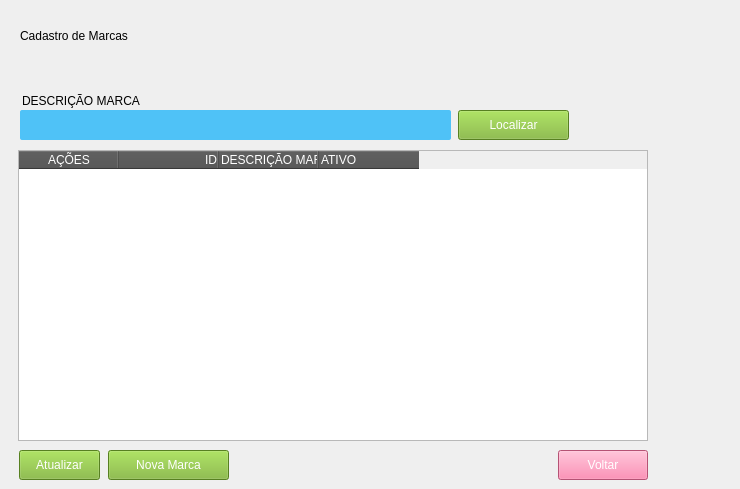
       <widget class="QWidget" name="formDataTableMarca">
        <widget class="QTableWidget" name="dt_Marca">
         <property name="geometry">
          <rect>
           <x>18</x>
           <y>150</y>
           <width>630</width>
           <height>291</height>
          </rect>
         </property>
         <property name="styleSheet">
          <string notr="true">::section { background-color:#4f4f4f; color:#ffffff; }</string>
         </property>
         <column>
          <property name="text">
           <string>AÇÕES</string>
          </property>
         </column>
         <column>
          <property name="text">
           <string>ID</string>
          </property>
          <property name="textAlignment">
           <set>AlignTrailing|AlignVCenter</set>
          </property>
         </column>
         <column>
          <property name="text">
           <string>DESCRIÇÃO MARCA</string>
          </property>
          <property name="textAlignment">
           <set>AlignLeading|AlignVCenter</set>
          </property>
         </column>
         <column>
          <property name="text">
           <string>ATIVO</string>
          </property>
          <property name="textAlignment">
           <set>AlignLeading|AlignVCenter</set>
          </property>
         </column>
        </widget>
        <widget class="QPushButton" name="btn_marca_goback_form_produto">
         <property name="geometry">
          <rect>
           <x>558</x>
           <y>450</y>
           <width>90</width>
           <height>30</height>
          </rect>
         </property>
         <property name="styleSheet">
          <string notr="true">QPushButton {
	font: 10pt &quot;Arial&quot;;
	background-color: rgb(253, 115, 163);
	color: #FFF;
 }
QPushButton:hover{
	background-color: rgb(255, 0, 0);
}</string>
         </property>
         <property name="text">
          <string>Voltar</string>
         </property>
         <property name="icon">
          <iconset>
           <normaloff>icons/iconGoBack.png</normaloff>icons/iconGoBack.png</iconset>
         </property>
         <property name="iconSize">
          <size>
           <width>20</width>
           <height>32</height>
          </size>
         </property>
        </widget>
        <widget class="QLabel" name="lbl_marca_descricao">
         <property name="geometry">
          <rect>
           <x>22</x>
           <y>91</y>
           <width>191</width>
           <height>20</height>
          </rect>
         </property>
         <property name="styleSheet">
          <string notr="true">font: 700 10pt &quot;Arial&quot;;</string>
         </property>
         <property name="text">
          <string>DESCRIÇÃO MARCA</string>
         </property>
        </widget>
        <widget class="QPushButton" name="btn_search_marca">
         <property name="geometry">
          <rect>
           <x>458</x>
           <y>110</y>
           <width>111</width>
           <height>30</height>
          </rect>
         </property>
         <property name="styleSheet">
          <string notr="true">QPushButton {
	font: 10pt &quot;Arial&quot;;
	background-color: #7AB32E;
	color: #FFF;
 }
QPushButton:hover{
	background-color: rgb(0, 170, 0);
}</string>
         </property>
         <property name="text">
          <string>Localizar</string>
         </property>
         <property name="icon">
          <iconset>
           <normaloff>icons/iconSearch.png</normaloff>icons/iconSearch.png</iconset>
         </property>
         <property name="iconSize">
          <size>
           <width>20</width>
           <height>32</height>
          </size>
         </property>
        </widget>
        <widget class="QPushButton" name="btn_add_marca">
         <property name="geometry">
          <rect>
           <x>108</x>
           <y>450</y>
           <width>121</width>
           <height>30</height>
          </rect>
         </property>
         <property name="styleSheet">
          <string notr="true">QPushButton {
	font: 10pt &quot;Arial&quot;;
	background-color: #7AB32E;
	color: #FFF;
 }
QPushButton:hover{
	background-color: rgb(0, 170, 0);
}</string>
         </property>
         <property name="text">
          <string>Nova Marca</string>
         </property>
         <property name="icon">
          <iconset>
           <normaloff>icons/iconAdd.png</normaloff>icons/iconAdd.png</iconset>
         </property>
         <property name="iconSize">
          <size>
           <width>20</width>
           <height>32</height>
          </size>
         </property>
         <property name="checkable">
          <bool>false</bool>
         </property>
         <property name="default">
          <bool>false</bool>
         </property>
         <property name="flat">
          <bool>false</bool>
         </property>
        </widget>
        <widget class="QLabel" name="lbl_titulo_cadastro_marcas">
         <property name="geometry">
          <rect>
           <x>20</x>
           <y>20</y>
           <width>711</width>
           <height>31</height>
          </rect>
         </property>
         <property name="styleSheet">
          <string notr="true">font: 700 20pt &quot;Arial&quot;;
border-bottom: 2px solid;</string>
         </property>
         <property name="text">
          <string>Cadastro de Marcas</string>
         </property>
        </widget>
        <widget class="QPushButton" name="btn_refresh_table_marca">
         <property name="geometry">
          <rect>
           <x>19</x>
           <y>450</y>
           <width>81</width>
           <height>30</height>
          </rect>
         </property>
         <property name="styleSheet">
          <string notr="true">QPushButton {
	font: 10pt &quot;Arial&quot;;
	background-color: #7AB32E;
	color: #FFF;
 }
QPushButton:hover{
	background-color: rgb(0, 170, 0);
}</string>
         </property>
         <property name="text">
          <string>Atualizar</string>
         </property>
         <property name="icon">
          <iconset>
           <normaloff>icons/iconRefresh.png</normaloff>icons/iconRefresh.png</iconset>
         </property>
         <property name="iconSize">
          <size>
           <width>20</width>
           <height>32</height>
          </size>
         </property>
         <property name="checkable">
          <bool>false</bool>
         </property>
         <property name="default">
          <bool>false</bool>
         </property>
         <property name="flat">
          <bool>false</bool>
         </property>
        </widget>
        <widget class="QLineEdit" name="marca_descricao">
         <property name="geometry">
          <rect>
           <x>20</x>
           <y>110</y>
           <width>431</width>
           <height>30</height>
          </rect>
         </property>
         <property name="styleSheet">
          <string notr="true">QLineEdit{
	background-color: #4fc2f7;
	font: 12pt &quot;Arial&quot;;
	color: rgb(255, 255, 255);
	border:none;
	border-radius: 2px;
}

QLineEdit:Focus {
	border: 1px solid red;
}</string>
         </property>
        </widget>
       </widget>
